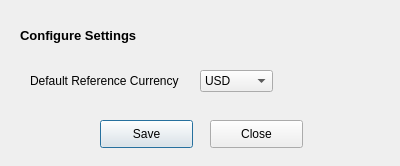
<?xml version="1.0" encoding="UTF-8"?>
<ui version="4.0">
 <class>Dialog</class>
 <widget class="QDialog" name="Dialog">
  <property name="geometry">
   <rect>
    <x>0</x>
    <y>0</y>
    <width>400</width>
    <height>166</height>
   </rect>
  </property>
  <property name="windowTitle">
   <string>Dialog</string>
  </property>
  <widget class="QLabel" name="label">
   <property name="geometry">
    <rect>
     <x>20</x>
     <y>20</y>
     <width>171</width>
     <height>31</height>
    </rect>
   </property>
   <property name="font">
    <font>
     <pointsize>10</pointsize>
     <weight>75</weight>
     <bold>true</bold>
    </font>
   </property>
   <property name="text">
    <string>Configure Settings</string>
   </property>
  </widget>
  <widget class="QLabel" name="label_2">
   <property name="geometry">
    <rect>
     <x>30</x>
     <y>60</y>
     <width>171</width>
     <height>41</height>
    </rect>
   </property>
   <property name="text">
    <string>Default Reference Currency</string>
   </property>
  </widget>
  <widget class="QPushButton" name="pushButtonSave">
   <property name="geometry">
    <rect>
     <x>100</x>
     <y>120</y>
     <width>93</width>
     <height>28</height>
    </rect>
   </property>
   <property name="text">
    <string>Save</string>
   </property>
  </widget>
  <widget class="QPushButton" name="pushButtonClose">
   <property name="geometry">
    <rect>
     <x>210</x>
     <y>120</y>
     <width>93</width>
     <height>28</height>
    </rect>
   </property>
   <property name="text">
    <string>Close</string>
   </property>
  </widget>
  <widget class="QComboBox" name="comboBoxDefaultReferenceCurrency">
   <property name="geometry">
    <rect>
     <x>200</x>
     <y>70</y>
     <width>73</width>
     <height>22</height>
    </rect>
   </property>
   <item>
    <property name="text">
     <string>USD</string>
    </property>
   </item>
   <item>
    <property name="text">
     <string>PHP</string>
    </property>
   </item>
   <item>
    <property name="text">
     <string>IDR</string>
    </property>
   </item>
  </widget>
 </widget>
 <resources/>
 <connections/>
</ui>
